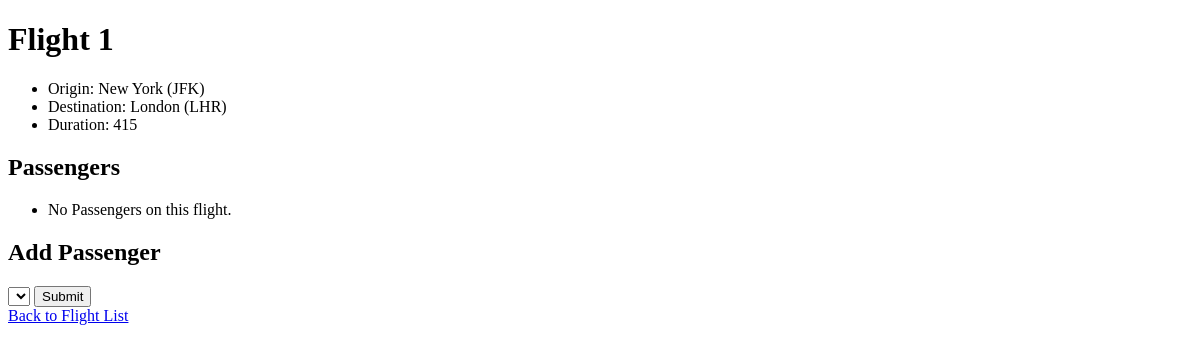
Before: /flights/1 with the older database file.
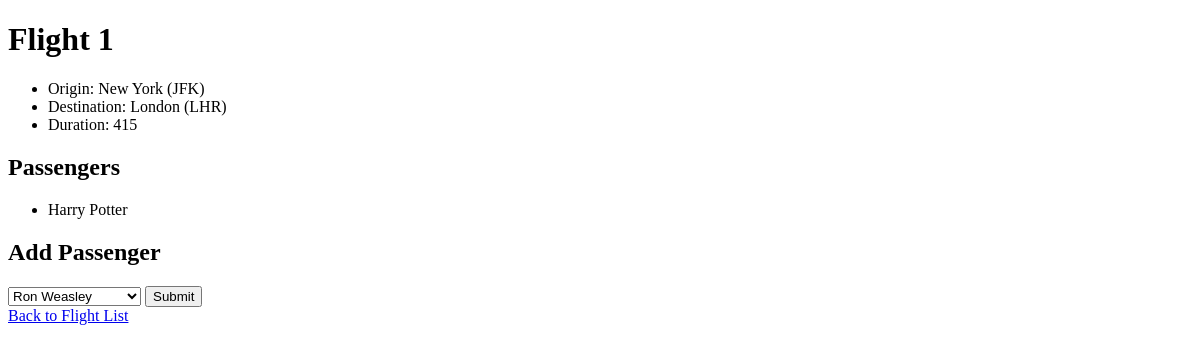
After: the same page with the newer database file.
### flights/models.py (models this page shows)
class Passenger(models.Model):
    first = models.CharField(max_length=64) # Passenger has a first name field
    last = models.CharField(max_length=64) # Passenger has a last name field
    flights = models.ManyToManyField(Flight, blank=True, related_name="passengers")
    def __str__(self): # String representation of a passenger will be their first name and last name
        return f"{self.first} {self.last}"

### flights/views.py (the view)
# urls.py: path("<int:flight_id>", views.flight, name="flight"), # add a flight page to have individual pages for each flight id
def flight(request, flight_id): # Create a flight function that accepts flight_id as an argument
    flight = Flight.objects.get(pk=flight_id) # Get the flight whos ID = Flight ID ( pk refers to primary key, can also use id instead of pk)
    return render(request, "flights/flight.html", {
        "flight": flight, # pass the flight class to flight.html
        "passengers": flight.passengers.all(),
        "non_passengers": Passenger.objects.exclude(flights=flight).all()
    })

### flights/models.py (called while the page is built)
    def __str__(self):
        return f"{self.city} ({self.code})"

### flights/templates/flights/flight.html (shortened to what this page needs)
{% extends "flights/layout.html" %}
{% block body %}
    <h1> Flight {{ flight.id }}</h1>
    <ul>
        <li>Origin: {{ flight.origin }}</li>
        <li>Destination: {{ flight.destination }}</li>
        <li>Duration: {{ flight.duration }}</li>
    </ul>
    <h2>Passengers</h2>
    <ul>
        {% for passenger in passengers %}
            <li>{{ passenger }}</li>
        {% empty %}
            <li>No Passengers on this flight.</li>
        {% endfor %}
    </ul>
    <h2>Add Passenger</h2>
    <form action="{% url 'book' flight.id %}" method="post">
        <select name="passenger" id="">
            {% for passenger in non_passengers %}
                <option value="{{ passenger.id }}">{{ passenger }}</option>
            {% endfor %}
        </select>
        <input type="submit">
    </form>
    <a href="{% url 'index' %}">Back to Flight List</a>
{% endblock %}

Changed rows visible on the page:
added Passenger: first+last "Harry Potter"
Other visible differences:
form field passenger: (not shown) → "Ron Weasley"
text no longer shown: "No Passengers on this flight."
